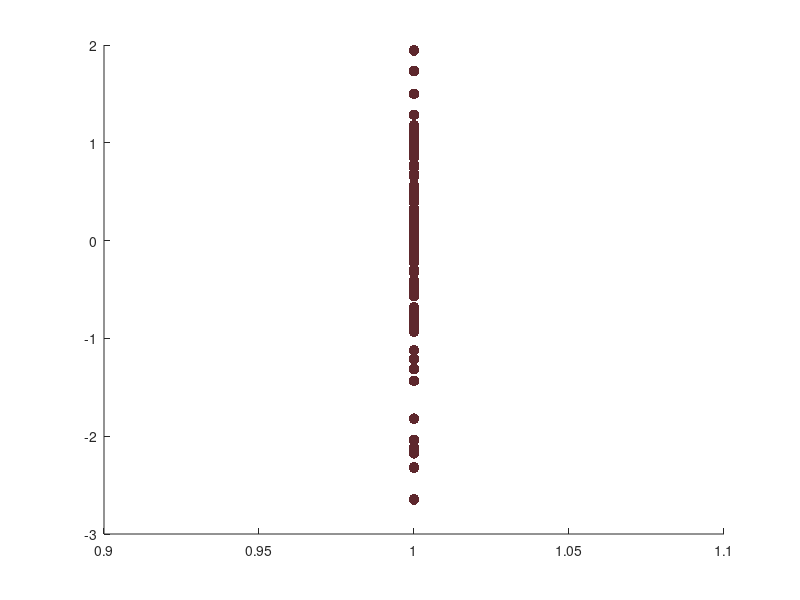

The MATLAB script that drew this image: (Note: this script raises an error after producing the figure.)
%% scatter plot w/ median line

data = randn(100, 4);

colors = rand(4, 3);

figure; 
for mi = 1:4
    x_data = ones(size(data, 1), 1) * mi; % 4 groups, move along x-axis
    y_data = data(:, mi); % all rows per col
    hold on
    s1 = scatter(x_data, y_data, 60, colors(mi, :), 'filled');

    % use properties to create jitter
    s1.XJitter = "rand"; % within rec/sq space
    s1.XJitterWidth = 0.25; % adjust as needed

    medianValue = median(y_data); % Calculate the median of the current group
    medianLn_width = 0.2;
    line([mi-medianLn_width mi+medianLn_width], [medianValue medianValue], 'Color', colors(mi, :), 'LineWidth', 2); % Plot median line
end

xticks(1:4);
